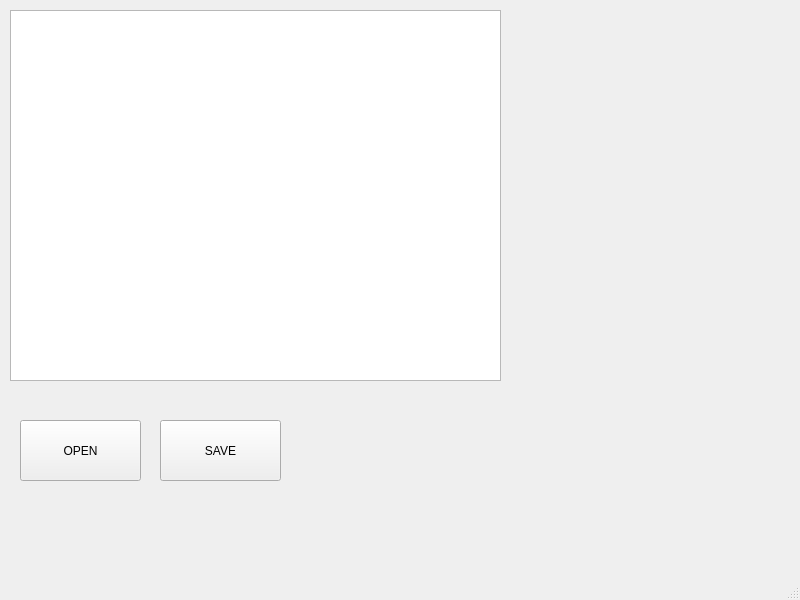
<?xml version="1.0" encoding="UTF-8"?>
<ui version="4.0">
 <class>MainWindow</class>
 <widget class="QMainWindow" name="MainWindow">
  <property name="geometry">
   <rect>
    <x>0</x>
    <y>0</y>
    <width>800</width>
    <height>600</height>
   </rect>
  </property>
  <property name="windowTitle">
   <string>MainWindow</string>
  </property>
  <widget class="QWidget" name="centralwidget">
   <widget class="QPushButton" name="pushButton">
    <property name="geometry">
     <rect>
      <x>20</x>
      <y>420</y>
      <width>121</width>
      <height>61</height>
     </rect>
    </property>
    <property name="text">
     <string>OPEN</string>
    </property>
   </widget>
   <widget class="QPushButton" name="pushButton_2">
    <property name="geometry">
     <rect>
      <x>160</x>
      <y>420</y>
      <width>121</width>
      <height>61</height>
     </rect>
    </property>
    <property name="text">
     <string>SAVE</string>
    </property>
   </widget>
   <widget class="QTextEdit" name="textEdit">
    <property name="geometry">
     <rect>
      <x>10</x>
      <y>10</y>
      <width>491</width>
      <height>371</height>
     </rect>
    </property>
    <property name="readOnly">
     <bool>true</bool>
    </property>
   </widget>
  </widget>
  <widget class="QMenuBar" name="menubar">
   <property name="geometry">
    <rect>
     <x>0</x>
     <y>0</y>
     <width>800</width>
     <height>22</height>
    </rect>
   </property>
  </widget>
  <widget class="QStatusBar" name="statusbar"/>
 </widget>
 <resources/>
 <connections/>
</ui>
